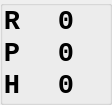
<?xml version="1.0" encoding="UTF-8"?>
<ui version="4.0">
 <class>ThreeValuesDock</class>
 <widget class="QGroupBox" name="ThreeValuesDock">
  <property name="geometry">
   <rect>
    <x>0</x>
    <y>0</y>
    <width>112</width>
    <height>103</height>
   </rect>
  </property>
  <property name="windowTitle">
   <string>Meter</string>
  </property>
  <layout class="QGridLayout" name="gridLayout">
   <property name="leftMargin">
    <number>0</number>
   </property>
   <property name="topMargin">
    <number>0</number>
   </property>
   <property name="rightMargin">
    <number>0</number>
   </property>
   <property name="bottomMargin">
    <number>0</number>
   </property>
   <property name="horizontalSpacing">
    <number>2</number>
   </property>
   <property name="verticalSpacing">
    <number>0</number>
   </property>
   <item row="3" column="0">
    <widget class="QLabel" name="lbThirdDesc">
     <property name="sizePolicy">
      <sizepolicy hsizetype="Minimum" vsizetype="Minimum">
       <horstretch>0</horstretch>
       <verstretch>0</verstretch>
      </sizepolicy>
     </property>
     <property name="font">
      <font>
       <family>Monospace</family>
       <pointsize>20</pointsize>
       <weight>75</weight>
       <bold>true</bold>
      </font>
     </property>
     <property name="focusPolicy">
      <enum>Qt::NoFocus</enum>
     </property>
     <property name="text">
      <string>H</string>
     </property>
     <property name="alignment">
      <set>Qt::AlignCenter</set>
     </property>
     <property name="margin">
      <number>2</number>
     </property>
    </widget>
   </item>
   <item row="3" column="1">
    <widget class="QLabel" name="lbThird">
     <property name="sizePolicy">
      <sizepolicy hsizetype="Expanding" vsizetype="Minimum">
       <horstretch>0</horstretch>
       <verstretch>1</verstretch>
      </sizepolicy>
     </property>
     <property name="font">
      <font>
       <family>Monospace</family>
       <pointsize>20</pointsize>
       <weight>75</weight>
       <bold>true</bold>
      </font>
     </property>
     <property name="focusPolicy">
      <enum>Qt::NoFocus</enum>
     </property>
     <property name="text">
      <string>0</string>
     </property>
     <property name="alignment">
      <set>Qt::AlignCenter</set>
     </property>
     <property name="margin">
      <number>2</number>
     </property>
    </widget>
   </item>
   <item row="2" column="0">
    <widget class="QLabel" name="lbSecondDesc">
     <property name="sizePolicy">
      <sizepolicy hsizetype="Minimum" vsizetype="Minimum">
       <horstretch>0</horstretch>
       <verstretch>0</verstretch>
      </sizepolicy>
     </property>
     <property name="font">
      <font>
       <family>Monospace</family>
       <pointsize>20</pointsize>
       <weight>75</weight>
       <bold>true</bold>
      </font>
     </property>
     <property name="focusPolicy">
      <enum>Qt::NoFocus</enum>
     </property>
     <property name="text">
      <string>P</string>
     </property>
     <property name="alignment">
      <set>Qt::AlignCenter</set>
     </property>
     <property name="margin">
      <number>2</number>
     </property>
    </widget>
   </item>
   <item row="0" column="1">
    <widget class="QLabel" name="lbFirst">
     <property name="sizePolicy">
      <sizepolicy hsizetype="Expanding" vsizetype="Minimum">
       <horstretch>0</horstretch>
       <verstretch>1</verstretch>
      </sizepolicy>
     </property>
     <property name="font">
      <font>
       <family>Monospace</family>
       <pointsize>20</pointsize>
       <weight>75</weight>
       <bold>true</bold>
      </font>
     </property>
     <property name="focusPolicy">
      <enum>Qt::NoFocus</enum>
     </property>
     <property name="text">
      <string>0</string>
     </property>
     <property name="alignment">
      <set>Qt::AlignCenter</set>
     </property>
     <property name="margin">
      <number>2</number>
     </property>
    </widget>
   </item>
   <item row="2" column="1">
    <widget class="QLabel" name="lbSecond">
     <property name="sizePolicy">
      <sizepolicy hsizetype="Expanding" vsizetype="Minimum">
       <horstretch>0</horstretch>
       <verstretch>1</verstretch>
      </sizepolicy>
     </property>
     <property name="font">
      <font>
       <family>Monospace</family>
       <pointsize>20</pointsize>
       <weight>75</weight>
       <bold>true</bold>
      </font>
     </property>
     <property name="focusPolicy">
      <enum>Qt::NoFocus</enum>
     </property>
     <property name="text">
      <string>0</string>
     </property>
     <property name="alignment">
      <set>Qt::AlignCenter</set>
     </property>
     <property name="margin">
      <number>2</number>
     </property>
    </widget>
   </item>
   <item row="0" column="0">
    <widget class="QLabel" name="lbFirstDesc">
     <property name="sizePolicy">
      <sizepolicy hsizetype="Minimum" vsizetype="Minimum">
       <horstretch>0</horstretch>
       <verstretch>0</verstretch>
      </sizepolicy>
     </property>
     <property name="font">
      <font>
       <family>Monospace</family>
       <pointsize>20</pointsize>
       <weight>75</weight>
       <bold>true</bold>
      </font>
     </property>
     <property name="focusPolicy">
      <enum>Qt::NoFocus</enum>
     </property>
     <property name="text">
      <string>R</string>
     </property>
     <property name="alignment">
      <set>Qt::AlignCenter</set>
     </property>
     <property name="margin">
      <number>2</number>
     </property>
    </widget>
   </item>
  </layout>
 </widget>
 <resources/>
 <connections/>
</ui>
